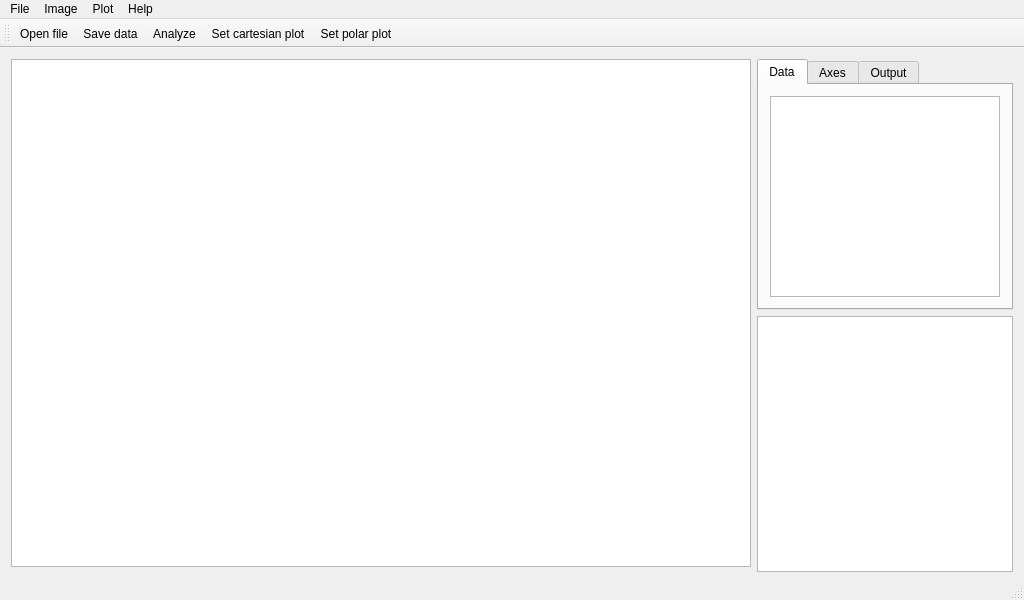
<?xml version="1.0" encoding="UTF-8"?>
<ui version="4.0">
 <class>MainWindow</class>
 <widget class="QMainWindow" name="MainWindow">
  <property name="geometry">
   <rect>
    <x>0</x>
    <y>0</y>
    <width>1024</width>
    <height>600</height>
   </rect>
  </property>
  <property name="minimumSize">
   <size>
    <width>800</width>
    <height>600</height>
   </size>
  </property>
  <property name="mouseTracking">
   <bool>false</bool>
  </property>
  <property name="acceptDrops">
   <bool>true</bool>
  </property>
  <property name="windowTitle">
   <string>Plotgrabber</string>
  </property>
  <property name="windowIcon">
   <iconset resource="myres.qrc">
    <normaloff>:/new/Images/Images/logo_Otic.png</normaloff>:/new/Images/Images/logo_Otic.png</iconset>
  </property>
  <widget class="QWidget" name="centralWidget">
   <property name="acceptDrops">
    <bool>true</bool>
   </property>
   <layout class="QGridLayout" name="gridLayout_2">
    <item row="0" column="0">
     <layout class="QGridLayout" name="gridLayout">
      <item row="1" column="6">
       <spacer name="horizontalSpacer_2">
        <property name="orientation">
         <enum>Qt::Horizontal</enum>
        </property>
        <property name="sizeHint" stdset="0">
         <size>
          <width>40</width>
          <height>0</height>
         </size>
        </property>
       </spacer>
      </item>
      <item row="1" column="11">
       <spacer name="horizontalSpacer_6">
        <property name="orientation">
         <enum>Qt::Horizontal</enum>
        </property>
        <property name="sizeHint" stdset="0">
         <size>
          <width>40</width>
          <height>0</height>
         </size>
        </property>
       </spacer>
      </item>
      <item row="1" column="5">
       <spacer name="horizontalSpacer">
        <property name="orientation">
         <enum>Qt::Horizontal</enum>
        </property>
        <property name="sizeHint" stdset="0">
         <size>
          <width>40</width>
          <height>0</height>
         </size>
        </property>
       </spacer>
      </item>
      <item row="1" column="9">
       <spacer name="horizontalSpacer_5">
        <property name="orientation">
         <enum>Qt::Horizontal</enum>
        </property>
        <property name="sizeHint" stdset="0">
         <size>
          <width>40</width>
          <height>0</height>
         </size>
        </property>
       </spacer>
      </item>
      <item row="1" column="7">
       <spacer name="horizontalSpacer_3">
        <property name="orientation">
         <enum>Qt::Horizontal</enum>
        </property>
        <property name="sizeHint" stdset="0">
         <size>
          <width>40</width>
          <height>0</height>
         </size>
        </property>
       </spacer>
      </item>
      <item row="1" column="8">
       <spacer name="horizontalSpacer_4">
        <property name="orientation">
         <enum>Qt::Horizontal</enum>
        </property>
        <property name="sizeHint" stdset="0">
         <size>
          <width>40</width>
          <height>0</height>
         </size>
        </property>
       </spacer>
      </item>
      <item row="3" column="11">
       <widget class="QGraphicsView" name="graphicsView_2">
        <property name="sizePolicy">
         <sizepolicy hsizetype="Fixed" vsizetype="Fixed">
          <horstretch>0</horstretch>
          <verstretch>0</verstretch>
         </sizepolicy>
        </property>
        <property name="minimumSize">
         <size>
          <width>256</width>
          <height>256</height>
         </size>
        </property>
        <property name="maximumSize">
         <size>
          <width>256</width>
          <height>256</height>
         </size>
        </property>
        <property name="verticalScrollBarPolicy">
         <enum>Qt::ScrollBarAlwaysOff</enum>
        </property>
        <property name="horizontalScrollBarPolicy">
         <enum>Qt::ScrollBarAlwaysOff</enum>
        </property>
        <property name="interactive">
         <bool>false</bool>
        </property>
        <property name="transformationAnchor">
         <enum>QGraphicsView::NoAnchor</enum>
        </property>
        <property name="viewportUpdateMode">
         <enum>QGraphicsView::BoundingRectViewportUpdate</enum>
        </property>
       </widget>
      </item>
      <item row="2" column="5" rowspan="2" colspan="5">
       <widget class="MyView" name="graphicsView">
        <property name="mouseTracking">
         <bool>true</bool>
        </property>
        <property name="dragMode">
         <enum>QGraphicsView::NoDrag</enum>
        </property>
        <property name="viewportUpdateMode">
         <enum>QGraphicsView::MinimalViewportUpdate</enum>
        </property>
       </widget>
      </item>
      <item row="2" column="11">
       <widget class="QTabWidget" name="tabWidget">
        <property name="maximumSize">
         <size>
          <width>256</width>
          <height>16777215</height>
         </size>
        </property>
        <property name="currentIndex">
         <number>0</number>
        </property>
        <widget class="QWidget" name="tab">
         <attribute name="title">
          <string>Data</string>
         </attribute>
         <layout class="QVBoxLayout" name="verticalLayout_2">
          <item>
           <layout class="QVBoxLayout" name="verticalLayout">
            <property name="spacing">
             <number>0</number>
            </property>
            <item>
             <widget class="MyTable" name="tableWidget">
              <attribute name="verticalHeaderDefaultSectionSize">
               <number>20</number>
              </attribute>
             </widget>
            </item>
           </layout>
          </item>
         </layout>
        </widget>
        <widget class="QWidget" name="tab_2">
         <attribute name="title">
          <string>Axes</string>
         </attribute>
         <layout class="QGridLayout" name="gridLayout_4">
          <item row="1" column="0">
           <layout class="QVBoxLayout" name="verticalLayout_5">
            <item>
             <widget class="QGroupBox" name="groupBox">
              <property name="title">
               <string>X axis</string>
              </property>
              <layout class="QGridLayout" name="gridLayout_5">
               <item row="1" column="0">
                <widget class="QCheckBox" name="checkBox">
                 <property name="text">
                  <string>Log</string>
                 </property>
                </widget>
               </item>
               <item row="0" column="0">
                <layout class="QGridLayout" name="gridLayout_3">
                 <item row="1" column="0">
                  <widget class="QLineEdit" name="lineEdit"/>
                 </item>
                 <item row="1" column="1">
                  <widget class="QLineEdit" name="lineEdit_2"/>
                 </item>
                 <item row="0" column="0">
                  <widget class="QLabel" name="label">
                   <property name="text">
                    <string>X1</string>
                   </property>
                  </widget>
                 </item>
                 <item row="0" column="1">
                  <widget class="QLabel" name="label_2">
                   <property name="text">
                    <string>X2</string>
                   </property>
                  </widget>
                 </item>
                </layout>
               </item>
              </layout>
             </widget>
            </item>
            <item>
             <widget class="QGroupBox" name="groupBox_2">
              <property name="title">
               <string>Y axis</string>
              </property>
              <layout class="QGridLayout" name="gridLayout_7">
               <item row="0" column="0">
                <layout class="QGridLayout" name="gridLayout_6">
                 <item row="1" column="1">
                  <widget class="QLineEdit" name="lineEdit_4"/>
                 </item>
                 <item row="1" column="0">
                  <widget class="QLineEdit" name="lineEdit_3"/>
                 </item>
                 <item row="0" column="0">
                  <widget class="QLabel" name="label_3">
                   <property name="text">
                    <string>Y1</string>
                   </property>
                  </widget>
                 </item>
                 <item row="0" column="1">
                  <widget class="QLabel" name="label_4">
                   <property name="text">
                    <string>Y2</string>
                   </property>
                  </widget>
                 </item>
                </layout>
               </item>
               <item row="1" column="0">
                <widget class="QCheckBox" name="checkBox_2">
                 <property name="text">
                  <string>Log</string>
                 </property>
                </widget>
               </item>
              </layout>
             </widget>
            </item>
           </layout>
          </item>
          <item row="2" column="0">
           <spacer name="verticalSpacer">
            <property name="orientation">
             <enum>Qt::Vertical</enum>
            </property>
            <property name="sizeHint" stdset="0">
             <size>
              <width>20</width>
              <height>40</height>
             </size>
            </property>
           </spacer>
          </item>
          <item row="0" column="0">
           <spacer name="verticalSpacer_2">
            <property name="orientation">
             <enum>Qt::Vertical</enum>
            </property>
            <property name="sizeHint" stdset="0">
             <size>
              <width>20</width>
              <height>40</height>
             </size>
            </property>
           </spacer>
          </item>
         </layout>
        </widget>
        <widget class="QWidget" name="tab_3">
         <attribute name="title">
          <string>Output</string>
         </attribute>
         <layout class="QVBoxLayout" name="verticalLayout_4">
          <item>
           <layout class="QVBoxLayout" name="verticalLayout_3">
            <item>
             <widget class="QTextEdit" name="textEdit"/>
            </item>
           </layout>
          </item>
         </layout>
        </widget>
       </widget>
      </item>
     </layout>
    </item>
   </layout>
  </widget>
  <widget class="QMenuBar" name="menuBar">
   <property name="geometry">
    <rect>
     <x>0</x>
     <y>0</y>
     <width>1024</width>
     <height>21</height>
    </rect>
   </property>
   <widget class="QMenu" name="menuFile">
    <property name="title">
     <string>File</string>
    </property>
    <addaction name="actionOpen_file"/>
    <addaction name="actionImage_from_clipboard"/>
    <addaction name="actionSave_data"/>
    <addaction name="actionClose_workspace"/>
    <addaction name="actionExit_program"/>
   </widget>
   <widget class="QMenu" name="menuHelp">
    <property name="title">
     <string>Help</string>
    </property>
    <addaction name="actionAbout"/>
   </widget>
   <widget class="QMenu" name="menuImage">
    <property name="title">
     <string>Image</string>
    </property>
    <widget class="QMenu" name="menuRotate">
     <property name="title">
      <string>Rotate</string>
     </property>
     <addaction name="actionLeft"/>
     <addaction name="actionRight"/>
     <addaction name="actionUpside_down"/>
     <addaction name="actionArbitrary"/>
    </widget>
    <addaction name="menuRotate"/>
   </widget>
   <widget class="QMenu" name="menuPlot">
    <property name="title">
     <string>Plot</string>
    </property>
    <addaction name="actionSet_XY"/>
    <addaction name="actionSet_polar_plot"/>
    <addaction name="actionAnalyze"/>
   </widget>
   <addaction name="menuFile"/>
   <addaction name="menuImage"/>
   <addaction name="menuPlot"/>
   <addaction name="menuHelp"/>
  </widget>
  <widget class="QToolBar" name="mainToolBar">
   <property name="acceptDrops">
    <bool>true</bool>
   </property>
   <attribute name="toolBarArea">
    <enum>TopToolBarArea</enum>
   </attribute>
   <attribute name="toolBarBreak">
    <bool>false</bool>
   </attribute>
   <addaction name="actionOpen_file"/>
   <addaction name="actionSave_data"/>
   <addaction name="actionAnalyze"/>
   <addaction name="actionSet_XY"/>
   <addaction name="actionSet_polar_plot"/>
  </widget>
  <widget class="QStatusBar" name="statusBar"/>
  <action name="actionOpen_file">
   <property name="icon">
    <iconset resource="myres.qrc">
     <normaloff>:/new/Images/Images/png/actions/edit_add.png</normaloff>:/new/Images/Images/png/actions/edit_add.png</iconset>
   </property>
   <property name="text">
    <string>Open file</string>
   </property>
  </action>
  <action name="actionAbout">
   <property name="icon">
    <iconset resource="myres.qrc">
     <normaloff>:/new/Images/Images/png/minetypes/info.png</normaloff>:/new/Images/Images/png/minetypes/info.png</iconset>
   </property>
   <property name="text">
    <string>About</string>
   </property>
  </action>
  <action name="actionSet_XY">
   <property name="icon">
    <iconset resource="myres.qrc">
     <normaloff>:/new/Images/Images/xy.png</normaloff>:/new/Images/Images/xy.png</iconset>
   </property>
   <property name="text">
    <string>Set cartesian plot</string>
   </property>
  </action>
  <action name="actionSelect_points">
   <property name="text">
    <string>Select points</string>
   </property>
  </action>
  <action name="actionAnalyze">
   <property name="icon">
    <iconset resource="myres.qrc">
     <normaloff>:/new/Images/Images/png/actions/run.png</normaloff>:/new/Images/Images/png/actions/run.png</iconset>
   </property>
   <property name="text">
    <string>Analyze</string>
   </property>
  </action>
  <action name="actionSave_data">
   <property name="icon">
    <iconset resource="myres.qrc">
     <normaloff>:/new/Images/Images/png/apps/download_manager.png</normaloff>:/new/Images/Images/png/apps/download_manager.png</iconset>
   </property>
   <property name="text">
    <string>Save data</string>
   </property>
  </action>
  <action name="actionClose_workspace">
   <property name="icon">
    <iconset resource="myres.qrc">
     <normaloff>:/new/Images/Images/png/actions/button_cancel.png</normaloff>:/new/Images/Images/png/actions/button_cancel.png</iconset>
   </property>
   <property name="text">
    <string>Close workspace</string>
   </property>
  </action>
  <action name="actionExit_program">
   <property name="icon">
    <iconset resource="myres.qrc">
     <normaloff>:/new/Images/Images/png/actions/exit.png</normaloff>:/new/Images/Images/png/actions/exit.png</iconset>
   </property>
   <property name="text">
    <string>Exit program</string>
   </property>
  </action>
  <action name="actionSet_polar_plot">
   <property name="icon">
    <iconset resource="myres.qrc">
     <normaloff>:/new/Images/Images/rphi.png</normaloff>:/new/Images/Images/rphi.png</iconset>
   </property>
   <property name="text">
    <string>Set polar plot</string>
   </property>
  </action>
  <action name="actionImage_from_clipboard">
   <property name="icon">
    <iconset resource="myres.qrc">
     <normaloff>:/new/Images/Images/png/actions/editcopy.png</normaloff>:/new/Images/Images/png/actions/editcopy.png</iconset>
   </property>
   <property name="text">
    <string>Image from clipboard</string>
   </property>
  </action>
  <action name="actionLeft">
   <property name="text">
    <string>Left</string>
   </property>
  </action>
  <action name="actionRight">
   <property name="text">
    <string>Right</string>
   </property>
  </action>
  <action name="actionUpside_down">
   <property name="text">
    <string>Upside down</string>
   </property>
  </action>
  <action name="actionArbitrary">
   <property name="text">
    <string>Arbitrary</string>
   </property>
  </action>
 </widget>
 <layoutdefault spacing="6" margin="11"/>
 <customwidgets>
  <customwidget>
   <class>MyView</class>
   <extends>QGraphicsView</extends>
   <header>myview.h</header>
  </customwidget>
  <customwidget>
   <class>MyTable</class>
   <extends>QTableWidget</extends>
   <header>mytable.h</header>
  </customwidget>
 </customwidgets>
 <resources>
  <include location="myres.qrc"/>
 </resources>
 <connections/>
</ui>
